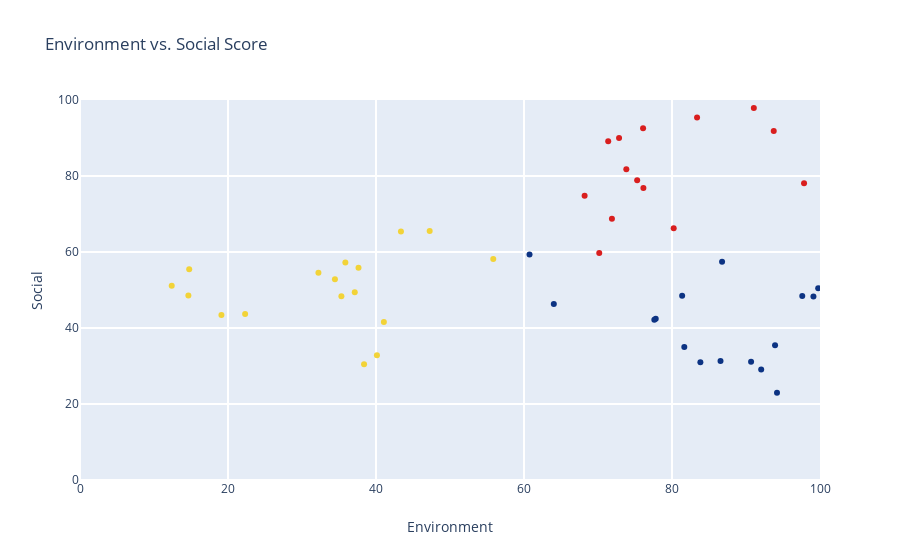

The notebook cell this image was saved under:
### Markdown cell above
### K-Means Clustering with Interactive Visualization:

### Code cell
features = ['Environment', 'Social', 'Governance']

k_means_model = skc.KMeans(n_clusters=3)
k_means_model.fit(df[features])
centroids = k_means_model.cluster_centers_

# Create traces

trace0 = go.Scatter(
    x = df['Environment'],
    y = df['Social'],
    text = df['Ticker'],
    mode = 'markers',
    name = 'markers', 
    marker = dict(
        color = k_means_model.labels_,
        colorscale='Portland',
    )
)

layout = go.Layout( 
    title = 'Environment vs. Social Score',
    hovermode = 'closest',
    xaxis= dict(
        title= 'Environment',
        ticklen= 5,
        zeroline=True,
        gridwidth= 2,
    ),
    yaxis=dict(
        title= 'Social',
        ticklen= 5,
        gridwidth= 2,
    ),

    
)

data = [trace0]

fig= go.Figure(data=data, layout=layout)
fig.update_xaxes(range=[0, 100])
fig.update_yaxes(range=[0, 100])

fig.show()

### Figure 1 — Plotly figure (JSON) as saved in the notebook; plotly's stock layout.template omitted (floating-point values rounded to 4 significant figures)
{"data": [{"marker": {"color": [2, 2, 1, 1, 0, 0, 1, 2, 2, 1, 1, 0, 1, 0, 2, 2, 0, 1, 0, 2, 0, 2, 0, 2, 0, 1, 0, 0, 1, 0, 2, 2, 2, 1, 1, 2, 1, 0, 1, 1, 2, 2, 1, 0, 1, 0, 2, 0, 0, 1], "colorscale": [[0, "rgb(12,51,131)"], [0.25, "rgb(10,136,186)"], [0.5, "rgb(242,211,56)"], [0.75, "rgb(242,143,56)"], [1, "rgb(217,30,30)"]]}, "mode": "markers", "name": "markers", "text": ["KFBU", "MSRR", "FESV", "BACA", "UYDO", "DKVB", "XIPJ", "PWKN", "AKPT", "IPGN", "WAVS", "MUBH", "ZMQA", "QDWB", "WWLI", "JQRQ", "YUCZ", "ZHRQ", "DFCR", "NHTN", "NVQV", "CWLR", "BYWH", "BDOI", "NKOI", "YRGF", "TZSX", "JSFL", "OKSE", "DKJF", "UPZV", "SUIV", "VXKY", "GVHS", "HYFA", "CCPC", "FTLH", "IZBB", "SPBH", "UBOI", "DUJO", "EHHT", "YFHX", "DCMA", "YSBV", "DUOK", "EWWT", "RLCE", "VDTQ", "JOGM"], "type": "scatter", "x": [97.84, 91.06, 47.25, 14.65, 86.77, 81.37, 40.12, 71.88, 80.23, 22.31, 35.86, 94.19, 41.06, 99.76, 93.75, 76.09, 100.6, 14.76, 60.75, 72.85, 64.03, 75.29, 77.8, 100.4, 77.61, 43.37, 99.12, 83.83, 55.85, 93.93, 70.17, 71.38, 73.83, 12.39, 32.22, 76.14, 37.64, 81.66, 19.11, 35.32, 68.19, 83.39, 37.13, 86.56, 38.38, 97.6, 77.86, 90.69, 92.05, 34.45], "y": [78.11, 97.89, 65.56, 48.53, 57.42, 48.49, 32.81, 68.76, 66.25, 43.7, 57.25, 22.98, 41.55, 50.49, 91.86, 92.57, 42.34, 55.43, 59.37, 89.97, 46.29, 78.87, 42.46, 91.59, 42.19, 65.38, 48.32, 30.99, 58.19, 35.47, 59.74, 89.15, 81.78, 51.1, 54.51, 76.83, 55.86, 35.0, 43.42, 48.38, 74.83, 95.41, 49.4, 31.33, 30.47, 48.4, 109.2, 31.13, 29.09, 52.81]}], "layout": {"hovermode": "closest", "title": {"text": "Environment vs. Social Score"}, "xaxis": {"gridwidth": 2, "range": [0, 100], "ticklen": 5, "title": {"text": "Environment"}, "zeroline": true}, "yaxis": {"gridwidth": 2, "range": [0, 100], "ticklen": 5, "title": {"text": "Social"}}}}
